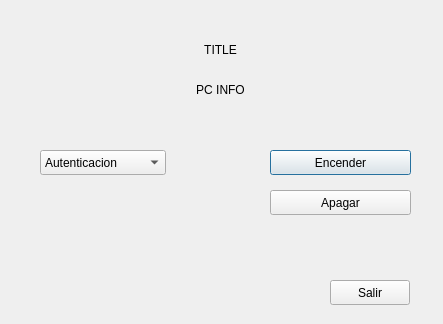
<?xml version="1.0" encoding="UTF-8"?>
<ui version="4.0">
 <class>DialogManagePC</class>
 <widget class="QDialog" name="DialogManagePC">
  <property name="geometry">
   <rect>
    <x>0</x>
    <y>0</y>
    <width>443</width>
    <height>324</height>
   </rect>
  </property>
  <property name="windowTitle">
   <string>Dialog</string>
  </property>
  <widget class="QLabel" name="title">
   <property name="geometry">
    <rect>
     <x>0</x>
     <y>40</y>
     <width>441</width>
     <height>20</height>
    </rect>
   </property>
   <property name="text">
    <string>TITLE</string>
   </property>
   <property name="textFormat">
    <enum>Qt::MarkdownText</enum>
   </property>
   <property name="alignment">
    <set>Qt::AlignCenter</set>
   </property>
  </widget>
  <widget class="QPushButton" name="on_button">
   <property name="geometry">
    <rect>
     <x>270</x>
     <y>150</y>
     <width>141</width>
     <height>25</height>
    </rect>
   </property>
   <property name="text">
    <string>Encender</string>
   </property>
  </widget>
  <widget class="QPushButton" name="off_button">
   <property name="geometry">
    <rect>
     <x>270</x>
     <y>190</y>
     <width>141</width>
     <height>25</height>
    </rect>
   </property>
   <property name="text">
    <string>Apagar</string>
   </property>
  </widget>
  <widget class="QPushButton" name="exit_button">
   <property name="geometry">
    <rect>
     <x>330</x>
     <y>280</y>
     <width>80</width>
     <height>25</height>
    </rect>
   </property>
   <property name="text">
    <string>Salir</string>
   </property>
  </widget>
  <widget class="QComboBox" name="server_options">
   <property name="geometry">
    <rect>
     <x>40</x>
     <y>150</y>
     <width>126</width>
     <height>25</height>
    </rect>
   </property>
   <property name="currentText">
    <string>Autenticacion</string>
   </property>
   <property name="sizeAdjustPolicy">
    <enum>QComboBox::AdjustToMinimumContentsLengthWithIcon</enum>
   </property>
   <item>
    <property name="text">
     <string>Autenticacion</string>
    </property>
   </item>
   <item>
    <property name="text">
     <string>Almacenamiento</string>
    </property>
   </item>
   <item>
    <property name="text">
     <string>Logs Usuarios</string>
    </property>
   </item>
   <item>
    <property name="text">
     <string>Proxy</string>
    </property>
   </item>
  </widget>
  <widget class="QLabel" name="current_info">
   <property name="geometry">
    <rect>
     <x>0</x>
     <y>80</y>
     <width>441</width>
     <height>20</height>
    </rect>
   </property>
   <property name="text">
    <string>PC INFO</string>
   </property>
   <property name="textFormat">
    <enum>Qt::MarkdownText</enum>
   </property>
   <property name="alignment">
    <set>Qt::AlignCenter</set>
   </property>
  </widget>
 </widget>
 <resources/>
 <connections/>
</ui>
